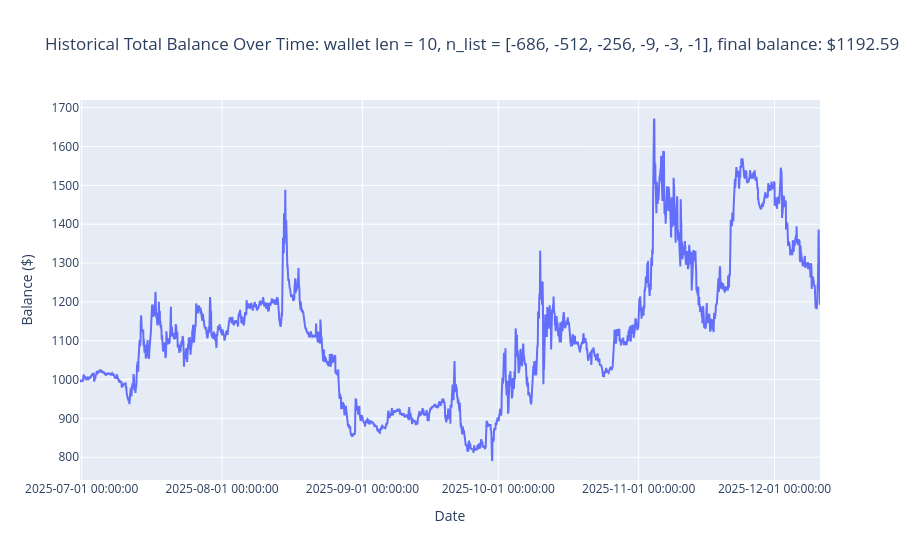

Here is the notebook cell this chart was saved with:
### Code cell
n_list = [-686, -512, -256, -9, -3, -1]
plot_momentum(merged_backtests_df, pct_change_merged_backtests_df, n_list)

### Figure 1 — Plotly figure (JSON) as saved in the notebook; plotly's stock layout.template omitted (floating-point values rounded to 4 significant figures; data arrays with more than 128 entries replaced by an {"elided": "..."} marker saying what was removed)
{"data": [{"mode": "lines", "name": "Total Balance", "type": "scatter", "x": {"elided": "3923 str values"}, "y": {"elided": "3923 float values"}}], "layout": {"hovermode": "x unified", "title": {"text": "Historical Total Balance Over Time: wallet len = 10, n_list = [-686, -512, -256, -9, -3, -1], final balance: $1192.59, 3.3% pm"}, "xaxis": {"tickformat": "%Y-%m-%d %H:%M:%S", "title": {"text": "Date"}}, "yaxis": {"title": {"text": "Balance ($)"}}}}
